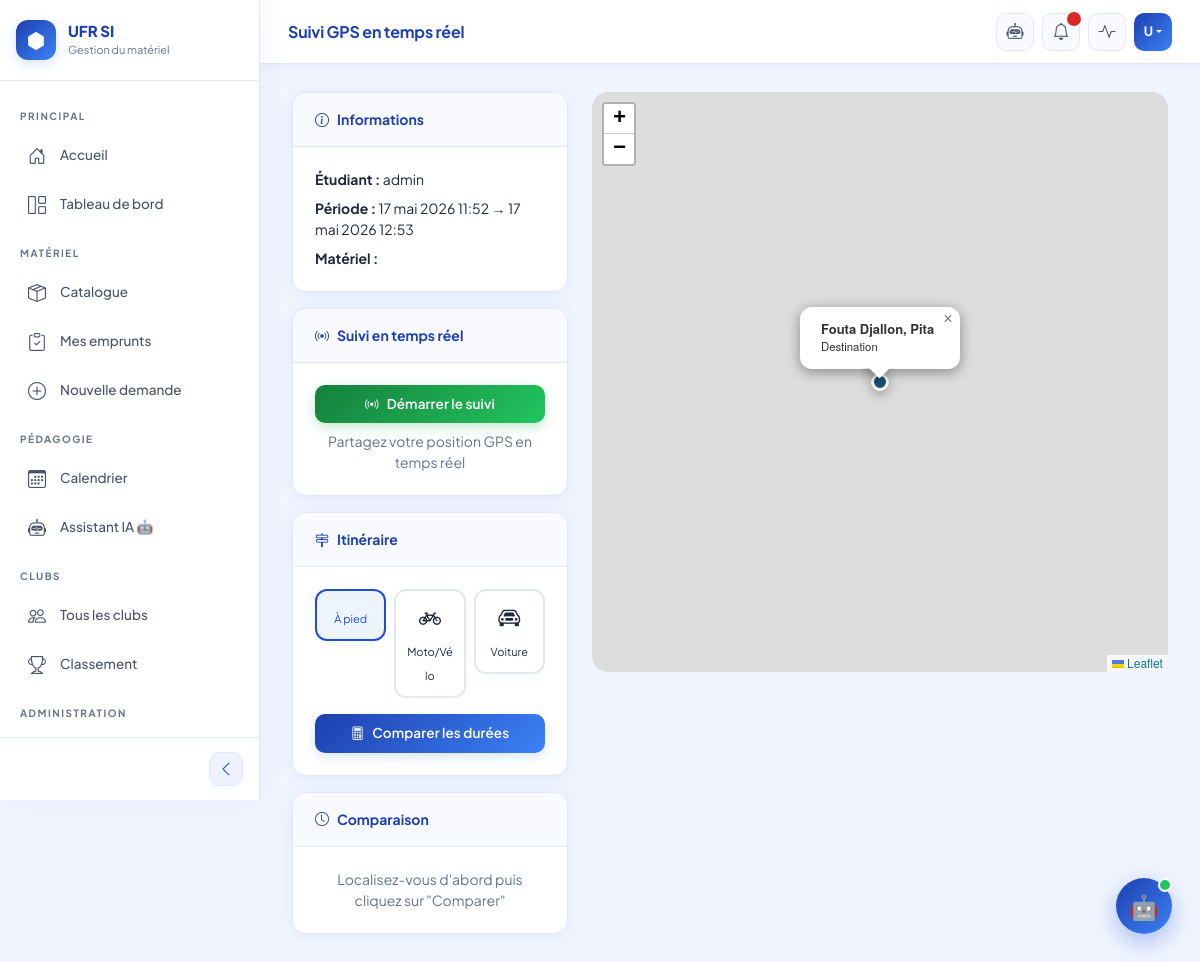
The page /emprunts/1/suivi/ (signed in) on the database its author committed.
### comptes/models.py (models this page shows, shortened)
class Utilisateur(AbstractUser):
    ROLES = [
        ('etudiant', 'Étudiant'),
        ('enseignant', 'Enseignant'),
        ('technicien', 'Technicien'),
        ('admin', 'Administrateur'),
    ]
    NIVEAUX = [
        ('L1', 'Licence 1'),
        ('L2', 'Licence 2'),
        ('L3', 'Licence 3'),
        ('M1', 'Master 1'),
        ('M2', 'Master 2'),
        ('D', 'Doctorat'),
    ]
    FONCTIONS = [
        ('professeur', 'Professeur'),
        ('maitre_assistant', 'Maître Assistant'),
        ('maitre_conference', 'Maître de Conférences'),
        ('vacataire', 'Vacataire'),
        ('chef_departement', 'Chef de Département'),
    ]
    role = models.CharField(max_length=20, choices=ROLES, default='etudiant')
    telephone = models.CharField(max_length=20, blank=True)
    photo_profil = models.ImageField(
        upload_to='profils/', blank=True, null=True
    )
    filiere = models.CharField(max_length=100, blank=True)
    niveau = models.CharField(max_length=10, choices=NIVEAUX, blank=True)
    carte_etudiant = models.ImageField(
        upload_to='cartes_etudiants/', blank=True, null=True
    )
    departement = models.CharField(max_length=100, blank=True)
    fonction = models.CharField(max_length=30, choices=FONCTIONS, blank=True)
    penalite = models.IntegerField(default=0)
    bloque = models.BooleanField(default=False)

### emprunts/models.py (models this page shows, shortened)
class Demande(models.Model):
    STATUTS = [
    ('en_attente', 'En attente'),
    ('approuvee', 'Approuvée'),
    ('refusee', 'Refusée'),
    ('en_cours', 'En cours'),
    ('en_attente_restitution', 'En attente de vérification'),
    ('restituee', 'Restituée'),
]
    utilisateur = models.ForeignKey(
        Utilisateur,
        on_delete=models.CASCADE,
        related_name='demandes'
    )
    date_demande = models.DateTimeField(auto_now_add=True)
    date_debut = models.DateTimeField()
    date_fin = models.DateTimeField()
    statut = models.CharField(max_length=30, choices=STATUTS, default='en_attente')
    motif = models.TextField(blank=True)

### emprunts/views.py (the view)
# urls.py: path('<int:pk>/suivi/', views.suivi_gps, name='suivi_gps'),
@login_required
def suivi_gps(request, pk):
    demande = get_object_or_404(Demande, pk=pk)
    return render(request, 'emprunts/suivi_gps.html', {
        'demande': demande,
        'api_key': 'eyJvcmciOiI1YjNjZTM1OTc4NTExMTAwMDFjZjYyNDgiLCJpZCI6ImUxODE1YzlkNzQ3MDRhZDlhMWVlNTc1ODBhNmE2NjMzIiwiaCI6Im11cm11cjY0In0='
    })

### templates/emprunts/suivi_gps.html (shortened to what this page needs)
{% extends 'base.html' %}
{% block page_titre %}Suivi GPS en temps réel{% endblock %}
{% block extra_css %}
<link rel="stylesheet" href="https://unpkg.com/leaflet@1.9.4/dist/leaflet.css"/>
{% endblock %}
{% block contenu %}
<div class="row g-4">
  <div class="col-md-4">
    <div class="card mb-3">
      <div class="card-header">
        <i class="bi bi-info-circle me-2"></i>Informations
      </div>
      <div class="card-body">
        <p class="mb-2 small">
          <strong>Étudiant :</strong>
          {{ demande.utilisateur.get_full_name|default:demande.utilisateur.username }}
        </p>
        <p class="mb-2 small">
          <strong>Période :</strong>
          {{ demande.date_debut }} →
          {{ demande.date_fin }}
        </p>
        <p class="mb-0 small">
          <strong>Matériel :</strong>
        </p>
      </div>
    </div>
    <div class="card mb-3">
      <div class="card-header">
        <i class="bi bi-broadcast me-2"></i>Suivi en temps réel
      </div>
      <div class="card-body">
        <div class="d-grid gap-2">
          <button class="btn btn-success" onclick="demarrerSuivi()" id="btn-demarrer">
            <i class="bi bi-broadcast me-2"></i>Démarrer le suivi
          </button>
        </div>
        <p class="text-muted small mt-2 mb-0 text-center">
          Partagez votre position GPS en temps réel
        </p>
      </div>
    </div>
    <div class="card mb-3">
      <div class="card-header">
        <i class="bi bi-signpost-2 me-2"></i>Itinéraire
      </div>
      <div class="card-body">
        <div class="row g-2 mb-3">
          <div class="col-4">
            <div class="transport-btn active" id="btn-pied"
                 onclick="changerTransport('foot-walking', this)">
              <small style="font-size:11px;">À pied</small>
            </div>
          </div>
          <div class="col-4">
            <div class="transport-btn" id="btn-moto"
                 onclick="changerTransport('driving-car', this)">
              <i class="bi bi-bicycle"></i>
              <small style="font-size:11px;">Moto/Vélo</small>
            </div>
          </div>
          <div class="col-4">
            <div class="transport-btn" id="btn-voiture"
                 onclick="changerTransport('driving-car', this)">
              <i class="bi bi-car-front"></i>
              <small style="font-size:11px;">Voiture</small>
            </div>
          </div>
        </div>
        <button class="btn btn-primary w-100" onclick="calculerTousLesModes()">
          <i class="bi bi-calculator me-2"></i>Comparer les durées
        </button>
      </div>
    </div>
    <div class="card">
      <div class="card-header">
        <i class="bi bi-clock me-2"></i>Comparaison
      </div>
      <div class="card-body" id="comparaison">
        <p class="text-muted small text-center mb-0">
          Localisez-vous d'abord puis cliquez sur "Comparer"
        </p>
      </div>
    </div>
  </div>
  <div class="col-md-8">
    <div id="map"></div>
  </div>
</div>
{% endblock %}

### templates/base.html (shortened to what this page needs)
<!DOCTYPE html>
<html lang="fr">
<head>
  {% load static %}
  <link href="https://cdn.jsdelivr.net/npm/bootstrap@5.3.0/dist/css/bootstrap.min.css" rel="stylesheet">
  <link href="https://cdn.jsdelivr.net/npm/bootstrap-icons@1.10.0/font/bootstrap-icons.css" rel="stylesheet">
  <link rel="stylesheet" href="{% static 'css/style.css' %}">
  {% block extra_css %}{% endblock %}
</head>
<body>
<div class="sidebar" id="sidebar">
  <div class="sidebar-brand">
    <div class="sidebar-brand-icon">
      <i class="bi bi-hexagon-fill"></i>
    </div>
    <div class="sidebar-brand-text">
      <h4>UFR SI</h4>
      <p>Gestion du matériel</p>
    </div>
  </div>
  <nav class="sidebar-nav">
    <div class="nav-section">Principal</div>
    <a href="{% url 'accueil' %}" class="sidebar-link" data-label="Accueil">
      <i class="bi bi-house-door"></i>
      <span class="nav-label">Accueil</span>
    </a>
    {% if user.is_authenticated %}
    <a href="{% url 'tableau_de_bord' %}" class="sidebar-link" data-label="Tableau de bord">
      <i class="bi bi-grid-1x2"></i>
      <span class="nav-label">Tableau de bord</span>
    </a>
    {% endif %}
    <div class="nav-section">Matériel</div>
    <a href="{% url 'liste_materiels' %}" class="sidebar-link" data-label="Catalogue">
      <i class="bi bi-box-seam"></i>
      <span class="nav-label">Catalogue</span>
    </a>
    {% if user.is_authenticated %}
    <a href="{% url 'liste_demandes' %}" class="sidebar-link" data-label="Mes emprunts">
      <i class="bi bi-clipboard-check"></i>
      <span class="nav-label">Mes emprunts</span>
    </a>
    <a href="{% url 'nouvelle_demande' %}" class="sidebar-link" data-label="Nouvelle demande">
      <i class="bi bi-plus-circle"></i>
      <span class="nav-label">Nouvelle demande</span>
    </a>
    {% endif %}
    <div class="nav-section">Pédagogie</div>
    <a href="{% url 'calendrier' %}" class="sidebar-link" data-label="Calendrier">
      <i class="bi bi-calendar3"></i>
      <span class="nav-label">Calendrier</span>
    </a>
    {% if user.is_authenticated %}
    <a href="{% url 'chatbot_page' %}" class="sidebar-link" data-label="Assistant IA">
      <i class="bi bi-robot"></i>
      <span class="nav-label">Assistant IA 🤖</span>
    </a>
    {% endif %}
    <div class="nav-section">Clubs</div>
    <a href="{% url 'liste_clubs' %}" class="sidebar-link" data-label="Clubs">
      <i class="bi bi-people"></i>
      <span class="nav-label">Tous les clubs</span>
    </a>
    <a href="{% url 'classement_clubs' %}" class="sidebar-link" data-label="Classement">
      <i class="bi bi-trophy"></i>
      <span class="nav-label">Classement</span>
    </a>
    {% if user.is_authenticated %}
    {% if user.role == 'admin' or user.role == 'admin_terrain' or user.role == 'admin_bureau' %}
    <div class="nav-section">Administration</div>
    {% endif %}
    {% if user.role == 'admin' %}
    <a href="{% url 'dashboard_admin' %}" class="sidebar-link" data-label="Dashboard admin">
    </a>
    {% endif %}
    {% endif %}
  </nav>
  <div class="sidebar-toggle-btn">
    <button class="toggle-btn" id="toggleSidebarBtn" title="Réduire le menu">
      <i class="bi bi-chevron-left" id="toggleIcon"></i>
    </button>
  </div>
</div>
<div class="topbar" id="topbar">
  <div class="d-flex align-items-center gap-3">
    <span class="topbar-title">{% block page_titre %}UFR SI{% endblock %}</span>
  </div>
  <div class="topbar-right">
    {% if user.is_authenticated %}
    <a href="{% url 'chatbot_page' %}" class="topbar-btn" title="Assistant IA">
      <i class="bi bi-robot"></i>
    </a>
    <a href="{% url 'mes_notifications' %}" class="topbar-btn position-relative" title="Notifications">
      <i class="bi bi-bell"></i>
      <span class="notif-badge" id="notif-badge" style="display:none;"></span>
    </a>
    {% if user.role == 'admin' %}
    <a href="{% url 'dashboard_admin' %}" class="topbar-btn" title="Dashboard Admin">
      <i class="bi bi-activity"></i>
    </a>
    {% endif %}
    <div class="dropdown">
      <button class="user-avatar dropdown-toggle" data-bs-toggle="dropdown" style="border:none;">
        {{ user.first_name|first|upper|default:"U" }}{{ user.last_name|first|upper|default:"" }}
      </button>
    </div>
    {% else %}
    <a href="{% url 'connexion' %}" class="btn btn-primary btn-sm">
      <i class="bi bi-box-arrow-in-right me-1"></i>Se connecter
    </a>
    {% endif %}
  </div>
</div>
<div class="main-content" id="mainContent">
  {% block contenu %}{% endblock %}
</div>
{% load static %}
{% include 'chatbot/widget.html' %}
</body>
</html>

### templates/emprunts/suivi_gps.html (style rules this page uses)
#map { height: calc(100vh - 220px); border-radius: 16px; }
.transport-btn { border: 2px solid #e2e8f0; border-radius: 12px; padding: 10px; text-align: center; cursor: pointer; transition: all 0.3s; background: white; }
.transport-btn:hover, .transport-btn.active { border-color: var(--primary); background: #eef4fb; color: var(--primary); }
.transport-btn i { font-size: 22px; display: block; margin-bottom: 4px; }

### rows shown on the page
Utilisateur: first_name|first "U"
Demande: utilisateur.get_full_name "admin", date_debut "17 mai 2026 11:52", date_fin "17 mai 2026 12:53"
